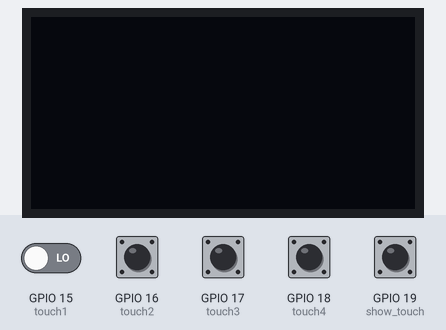
Bench run of a sketch on a simulated ESP32. Parts: 128×64 one-colour display. The inputs (shaded band) are chosen by the test bench; at power-on: GPIO 15 (touch1), GPIO 16 (touch2), GPIO 17 (touch3), GPIO 18 (touch4), GPIO 19 (show_touch) LOW. WiFi joins after 1.5 s; servers stay silent unless stated; the local clock reads 2024-03-15 10:24:30 at power-on unless the sketch sets it; what the sketch prints to the serial monitor is not drawn.

Above: at 3.6 s.
3.7 s: GPIO 19 (show_touch) pulled HIGH for 0.15 s
At 4.9 s:
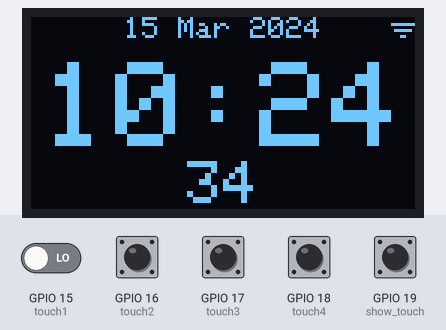
6.8 s: GPIO 15 (touch1) driven HIGH and GPIO 19 (show_touch) driven HIGH
9.8 s: GPIO 15 (touch1) driven LOW
At 12.6 s:
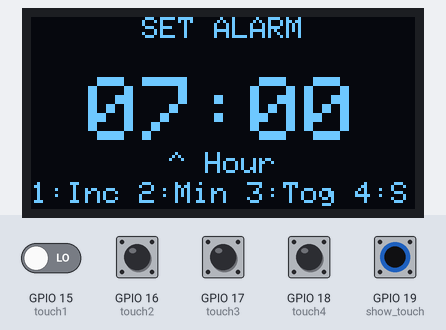
12.8 s: GPIO 16 (touch2) pulled HIGH for 0.15 s
At 14.0 s:
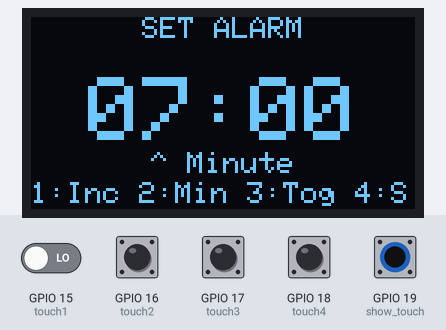
14.5 s: GPIO 15 (touch1) driven HIGH
At 15.6 s:
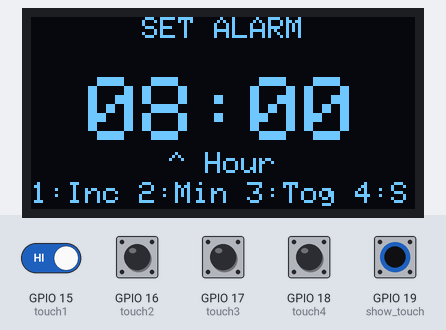
17.5 s: GPIO 19 (show_touch) driven LOW
At 19.8 s:
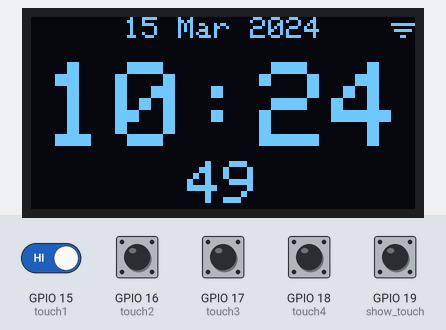
Timing chart, 0 to 20.5 s (numbered marks = the images above; inputs shaded):
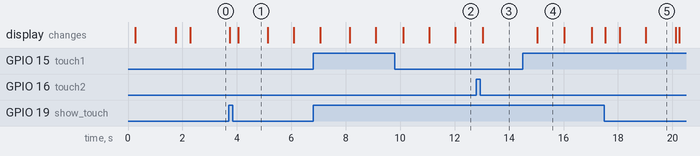

The sketch:

AlarmClock.ino
```cpp
#include <WiFi.h>
#include <Wire.h>
#include <Adafruit_GFX.h>
#include <Adafruit_SSD1306.h>
#include "time.h"
#include <Fonts/FreeSans9pt7b.h>

// OLED display setup
#define SCREEN_WIDTH 128
#define SCREEN_HEIGHT 64
Adafruit_SSD1306 display(SCREEN_WIDTH, SCREEN_HEIGHT, &Wire, -1);

// buttons
#define show_touch 19  //D19
#define touch1 15
#define touch2 16
#define touch3 17
#define touch4 18

int show_touch_state = 0;
int previous = 0;

// Alarm variables
int alarm_hour = 7;
int alarm_minute = 0;
boolean alarm_enabled = false;
boolean alarm_ringing = false;
unsigned long alarm_flash_start = 0;
const int alarm_flash_duration = 10000; // flash for 10 seconds

// Button debounce
unsigned long last_button_press = 0;
const int debounce_delay = 300; // milliseconds

// Mode for button controls (0=normal, 1=setting alarm hour, 2=setting alarm minute)
int settings_mode = 0;
unsigned long settings_mode_timeout = 0;
const int settings_timeout = 10000; // exit settings mode after 10 seconds

// WiFi credentials
const char* ssid = "GalaxyBox";
const char* password = "7ewkfoig25nov1915rel1stein";

// Wifi icon
const unsigned char wifiicon[] PROGMEM  ={ // wifi icon
  0x00, 0xff, 0x00, 0x7e, 0x00, 0x18,0x00, 0x00
};

// Time config (India: UTC+5:30)
const long gmtOffset_sec = 3600;
const int daylightOffset_sec = 0;
const char* ntpServer = "pool.ntp.org";

// refresh every second
const int refresh_time = 1000;
const int fade_out_time = 3;
// adapt refresh with fade out
const int remaining_time = refresh_time - 255 * fade_out_time;

unsigned long startTime = millis();


void setup() {
  Serial.begin(115200);

  display.begin(SSD1306_SWITCHCAPVCC, 0x3C);
  display.clearDisplay();
  display.setTextColor(SSD1306_WHITE);
  display.setTextSize(1);

  pinMode(show_touch, INPUT);//Setting input mode
  pinMode(touch1, INPUT);//Setting input mode
  pinMode(touch2, INPUT);//Setting input mode
  pinMode(touch3, INPUT);//Setting input mode
  pinMode(touch4, INPUT);//Setting input mode

  // Connect to WiFi
  WiFi.begin(ssid, password);
  while (WiFi.status() != WL_CONNECTED) {
    display.clearDisplay();
    delay(200);
    Serial.print(".");
    drawCentreString(ssid, 64, 20);
    drawCentreString("Connecting", 64, 0);
    display.display();
    delay(200);
    display.clearDisplay();
  }
  Serial.println("\nWiFi connected");

  display.clearDisplay();
  drawCentreString("Connected", 64, 0);
  display.display();
  delay(500);
  display.clearDisplay();
  display.display();

  // Initialize OLED
  display.clearDisplay();
  display.ssd1306_command(SSD1306_SETCONTRAST);
  display.ssd1306_command(255);
  // display.setFont(&FreeSans9pt7b);

  // Configure time
  configTime(gmtOffset_sec, daylightOffset_sec, ntpServer);
  delay(200);

  // WiFi.disconnect();
  // WiFi.mode(WIFI_OFF);
  // drawCentreString("Turning off Wifi", 64, 0);
  // display.display();
  // delay(500);
  // display.clearDisplay();

}

void loop() {

  show_touch_state = digitalRead(show_touch);//Read the value of the key

  unsigned long currentTime = millis();

  // Check alarm trigger
  checkAlarm();

  // Handle alarm ringing - flash screen
  if (alarm_ringing) {
    handleAlarmFlash();
  }

  if (show_touch_state == 1){

    if (currentTime - startTime > 1000){
      startTime = currentTime;
      if (settings_mode == 0) {
        printTime();
      } else {
        printSettingsScreen();
      }
    }

    if (previous==0){
      fadein(2000);
      previous = 1;
    }
  }

  else {
    if (previous==1){
      fadeout(2000);
      previous = 0;
    }
    display.clearDisplay();
    display.display();
  }

  // Button handling with debounce
  unsigned long now = millis();

  if (digitalRead(touch1) == 1 && (now - last_button_press > debounce_delay)){
    last_button_press = now;
    handleButton1();
  }

  if (digitalRead(touch2) == 1 && (now - last_button_press > debounce_delay)){
    last_button_press = now;
    handleButton2();
  }

  if (digitalRead(touch3) == 1 && (now - last_button_press > debounce_delay)){
    last_button_press = now;
    handleButton3();
  }

  if (digitalRead(touch4) == 1 && (now - last_button_press > debounce_delay)){
    last_button_press = now;
    handleButton4();
  }

  // Exit settings mode on timeout
  if (settings_mode > 0 && (now - settings_mode_timeout > settings_timeout)) {
    settings_mode = 0;
  }

}


void fadeout(int duration) {
  int delay_ms = duration / (16+2);

  for (int dim=160; dim>=0; dim-=10) {
    printTime();
    display.ssd1306_command(0x81);
    display.ssd1306_command(dim); //max 157
    delay(delay_ms);
  }


  for (int dim2=34; dim2>=0; dim2-=17) {
    printTime();
    display.ssd1306_command(0xD9);
    display.ssd1306_command(dim2);  //max 34
    delay(delay_ms);
  }
}

void fadein(int duration) {

  int delay_ms = duration / (16+2);

  for (int dim2=0; dim2<=34; dim2+=17) {
    printTime();
    display.ssd1306_command(0xD9);
    display.ssd1306_command(dim2);  //max 34
    delay(delay_ms);
  }

  for (int dim=0; dim<=160; dim+=10) {
    printTime();
    display.ssd1306_command(0x81);
    display.ssd1306_command(dim); //max 160
    delay(delay_ms);
  }
}

void drawCentreString(const char *buf, int x, int y){
    int16_t x1, y1;
    uint16_t w, h;
    display.getTextBounds(buf, 0, y, &x1, &y1, &w, &h); //calc width of new string
    display.setCursor(x - w / 2, y);
    display.print(buf);
}

void printTime() {

  struct tm timeinfo;

  if (!getLocalTime(&timeinfo)) {
    Serial.println("Failed to obtain time");
    return;
  }

  // Format 12-hour time
  char timeStr[8];
  int hour = timeinfo.tm_hour;
  sprintf(timeStr, "%02d:%02d", hour, timeinfo.tm_min);
  char secStr[3];
  sprintf(secStr, "%02d", timeinfo.tm_sec);

  // Format date in one line (e.g., "24 Apr 2025")
  char dateStr[12];
  strftime(dateStr, sizeof(dateStr), "%d %b %Y", &timeinfo);

  display.clearDisplay();

  display.setTextSize(1);
  display.setTextColor(SSD1306_WHITE);
  drawCentreString(dateStr, 64, 0);

  display.setTextSize(4);
  drawCentreString(timeStr, 64, 15);

  display.setTextSize(2);
  drawCentreString(secStr, 64, 48);

  if (WiFi.status() == WL_CONNECTED) {
      display.drawBitmap(120,1,wifiicon,8,8,WHITE);
  }

  display.display();

}

void printTest(const char *str){
  display.clearDisplay();
  display.setTextSize(5);
  drawCentreString(str, 64, 15);
  display.display();
  delay(50);
}
// Alarm functionality
void checkAlarm() {
  if (!alarm_enabled || alarm_ringing) return;

  struct tm timeinfo;
  if (!getLocalTime(&timeinfo)) return;

  // Check if current time matches alarm time
  if (timeinfo.tm_hour == alarm_hour && timeinfo.tm_min == alarm_minute) {
    alarm_ringing = true;
    alarm_flash_start = millis();
    Serial.println("ALARM RINGING!");
  }
}

void handleAlarmFlash() {
  unsigned long elapsed = millis() - alarm_flash_start;

  // Stop flashing after duration
  if (elapsed > alarm_flash_duration) {
    alarm_ringing = false;
    return;
  }

  // Flash the screen - toggle every 200ms
  if ((elapsed / 200) % 2 == 0) {
    display.ssd1306_command(0x81);
    display.ssd1306_command(255); // full brightness
  } else {
    display.ssd1306_command(0x81);
    display.ssd1306_command(0); // off
  }
}

// Button handlers
void handleButton1() {
  // Button 1: Enter/exit settings mode or increment hour
  if (settings_mode == 0) {
    // Enter settings mode
    settings_mode = 1;
    settings_mode_timeout = millis();
    Serial.println("Entering alarm time settings - Hour");
  } else if (settings_mode == 1) {
    // Increment hour
    alarm_hour = (alarm_hour + 1) % 24;
    settings_mode_timeout = millis();
    Serial.print("Hour: ");
    Serial.println(alarm_hour);
  } else if (settings_mode == 2) {
    // Move back to hour setting
    settings_mode = 1;
    settings_mode_timeout = millis();
  }
}

void handleButton2() {
  // Button 2: Move to minute setting or increment minute
  if (settings_mode == 1) {
    // Move to minute setting
    settings_mode = 2;
    settings_mode_timeout = millis();
    Serial.println("Setting alarm time - Minute");
  } else if (settings_mode == 2) {
    // Increment minute
    alarm_minute = (alarm_minute + 1) % 60;
    settings_mode_timeout = millis();
    Serial.print("Minute: ");
    Serial.println(alarm_minute);
  }
}

void handleButton3() {
  // Button 3: Toggle alarm enabled/disabled
  alarm_enabled = !alarm_enabled;
  // Stop flashing if alarm is disabled while ringing
  if (!alarm_enabled && alarm_ringing) {
    alarm_ringing = false;
    display.ssd1306_command(0x81);
    display.ssd1306_command(160); // restore normal brightness
  }
  Serial.print("Alarm: ");
  Serial.println(alarm_enabled ? "ENABLED" : "DISABLED");
}

void handleButton4() {
  // Button 4: Save settings and exit
  settings_mode = 0;
  Serial.println("Alarm settings saved");
  Serial.print("Alarm set to: ");
  Serial.print(alarm_hour);
  Serial.print(":");
  if (alarm_minute < 10) Serial.print("0");
  Serial.println(alarm_minute);
}

void printSettingsScreen() {
  display.clearDisplay();
  display.setTextSize(1);
  display.setTextColor(SSD1306_WHITE);

  // Draw header
  drawCentreString("SET ALARM", 64, 0);

  // Draw alarm time in large font
  display.setTextSize(3);
  char timeStr[6];
  sprintf(timeStr, "%02d:%02d", alarm_hour, alarm_minute);

  if (settings_mode == 1) {
    // Highlight hour
    drawCentreString(timeStr, 64, 20);
    display.setTextSize(1);
    drawCentreString("^ Hour", 64, 45);
  } else if (settings_mode == 2) {
    // Highlight minute
    drawCentreString(timeStr, 64, 20);
    display.setTextSize(1);
    drawCentreString("^ Minute", 64, 45);
  }

  // Draw instructions
  display.setTextSize(1);
  display.setCursor(0, 55);
  display.print("1:Inc 2:Min 3:Tog 4:Save");

  display.display();
}
```

Measured:
- after the input at 3.7 s, the display: first changes after 0.05 s (image 1 shows a later state)
- after the input at 12.8 s, the display: changes after 0.23 s (image 3)
- after the input at 14.5 s, the display: changes after 0.53 s (image 4)
- after the input at 17.5 s, the display: first changes at once (image 5 shows a later state)
- what the display in image 1 shows lasts 1.1 s, from 4.0 s to 5.1 s
- what the display in image 4 shows lasts 1.0 s, from 15.0 s to 16.0 s
